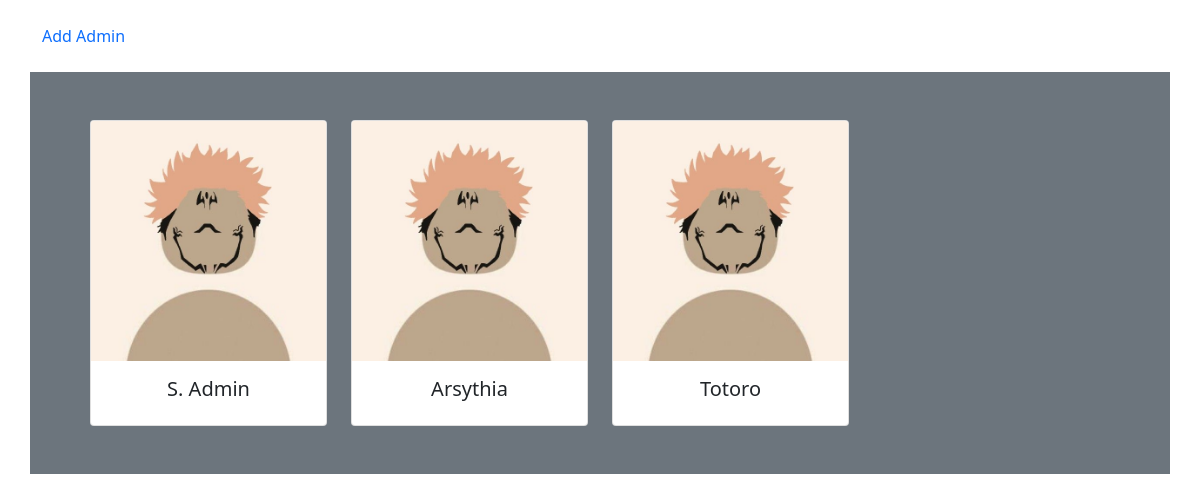
The app's page /admin/manageAdmin.php with its own data.
### tables this page shows
CREATE TABLE `users` (
  `id` int(11) NOT NULL,
  `profile` varchar(250) NOT NULL,
  `email` varchar(250) NOT NULL,
  `username` varchar(250) NOT NULL,
  `phoneNumber` varchar(20) NOT NULL,
  `password` varchar(250) NOT NULL,
  `roles` varchar(100) NOT NULL
);

### controllers/functions.php (called while the page is built, shortened)
<?php
$conn = mysqli_connect("localhost", "root", "", "unieat");
function query($query) {
    global $conn;
    $result = mysqli_query($conn, $query);
    $rows = [];
    while ($row = mysqli_fetch_assoc($result)) {
        $rows[] = $row;
    }
    return $rows;
}

### admin/manageAdmin.php (the view, shortened to what this page needs)
<?php
require '../controllers/functions.php';
$admins = query("SELECT * FROM users WHERE roles = 'admin'");
?>
<!DOCTYPE html>
<html lang="en">
<head>
    <link rel="stylesheet" href="./assets/css/style.css">
    <link href="https://cdn.jsdelivr.net/npm/bootstrap@5.0.2/dist/css/bootstrap.min.css" rel="stylesheet">
</head>
<body>
    <div class="container">
        <div class="mb-4 mt-4">
            <a href="./addAdmin.php" class="text-decoration-none">Add Admin</a>
        </div>
        <div class="row row-cols-1 row-cols-md-4 bg-secondary p-5">
            <?php foreach ($admins as $admin) : ?>
                <div class="col">
                    <div class="card h-100">
                        <img src="../assets//img/profile picture/<?= $admin["profile"]; ?>" class="card-img-top" alt="...">
                        <div class="card-body text-center">
                            <h5 class="card-title"><?= $admin["username"]; ?></h5>
                        </div>
                    </div>
                </div>
            <?php endforeach ?>
        </div>
    </div>
</body>
</html>

### assets/css/style.css (style rules this page uses)
* { margin: 0; padding: 0; box-sizing: border-box; }
body { height: 100%; }
.card { cursor: pointer; }
.card-img-top { width: 100%; height: 20vw; object-fit: cover; }

### records on screen
users: profile (picture), username "S. Admin"
users: profile (picture), username "Arsythia"
users: profile (picture), username "Totoro"
